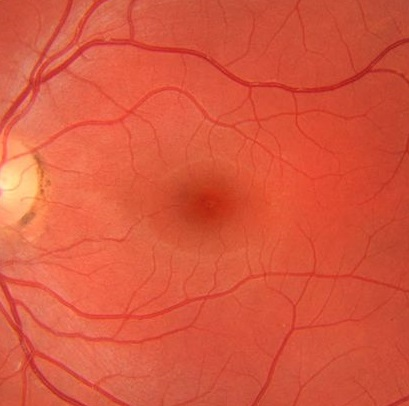
#> input picture tests/_good.jpg, 409 x 406 px; its folder holds only this picture in this run
$ python -i basic.py   (imports and definitions only)   (older library calls are emulated)
#> lines starting #> are read from the running program, lines starting #| are printed output that depends on the picture
# -*- coding: utf-8 -*-
"""
    This module contains simple array operation methods
"""

import cv2
import numpy as np
try:
    from skimage.util import view_as_windows, view_as_blocks
except ImportError:
    from numpy.lib.stride_tricks import as_strided as _ast

    # [539 lines left out: functions view_as_blocks, view_as_windows, axesIntercept, matrixIntercept, centerSM, invertSM and 13 more, not called in this run]

# STITCH


def getdataVH(array, ypad=0, xpad=0, bgrcolor=None, alfa=None):
    """
    Get data from array according to padding (Helper function for :func:`padVH`).

    :param array: list of arrays to get data
    :param ypad: how much to pad in y axis
    :param xpad: how much to pad in x axis
    :return: matrix_shapes, grid_div, row_grid, row_gridpad, globalgrid
    """
    # array = [V1,..,VN] donde VN = [H1,..,HM]
    matrix_shapes = []  # get image shapes
    grid_div = []  # get grid divisions
    row_grid = []  # get grid pixel dimensions
    row_gridpad = []  # get grid pixel dimensions with pad
    gy, gx, gc = 0, 0, 0  # for global shape
    for i in range(len(array)):  # rows
        matrix_shapes.append([])
        grid_div.append((1, len(array[i])))
        row_grid.append([])
        row_gridpad.append([])
        x = 0
        xp = 0
        for j in range(len(array[i])):  # columns
            if not isnumpy(array[i][j]):
                array[i][j] = padVH(array[i], ypad, xpad, bgrcolor, alfa)[0]
            if len(array[i][j].shape) > 2:  # if more than 1 channel
                matrix_shapes[i].append(array[i][j].shape)
            else:  # if 1 channel
                matrix_shapes[i].append(
                    (array[i][j].shape[0], array[i][j].shape[1]))
            x += matrix_shapes[i][j][1]  # add x
            xp += xpad * 2  # add xpad
        # get max column dimensions of row
        yxc = np.max(matrix_shapes[i], axis=0)
        if len(yxc) > 2:
            row_grid[i] = (yxc[0], x, yxc[2])  # assign row dimension
            # assign row dimension with pad
            row_gridpad[i] = (yxc[0] + ypad * 2, x + xp, yxc[2])
            if yxc[2] > gc:
                gc = yxc[2]
        else:
            row_grid[i] = (yxc[0], x)  # assign row dimension
            # assign row dimension with pad
            row_gridpad[i] = (yxc[0] + ypad * 2, x + xp)
        gy += row_gridpad[i][0]  # add y with ypad
        if x > gx:
            gx = x
    if gc > 0:
        globalgrid = (gy, gx, gc)  # assign global dimension of grid with pad
    else:
        globalgrid = (gy, gx)  # assign global dimension of grid with pad
    return matrix_shapes, grid_div, row_grid, row_gridpad, globalgrid


# [180 lines left out: functions makeVis, padVH, findContours, anorm2, anorm, relativeVectors and 3 more, not called in this run]


def unit_vector(vector):
    """ Returns the unit vector of the vector.  """
    return vector / np.linalg.norm(vector)


# [471 lines left out: functions angle, angle2D, entroyTest, transformPoint, transformPoints, getTransformedCorners and 13 more, not called in this run]


polygonArea = polygonArea_calcule


# [122 lines left out: functions normalize, normalize2, rescale, normalizeCustom, relativeQuadrants, vectorsQuadrants and 2 more, not called in this run]


def isnumpy(arr):
    """
    Test whether an object is a numpy array.

    :param arr:
    :return: True if numpy array, else false.
    """
    return type(arr).__module__ == np.__name__


# [271 lines left out: functions instability_bf, get_x_space, histogram, find_near, findminima, findmaxima and 4 more, not called in this run]

>>> import cv2
>>> picture = cv2.imread('../../../tests/_good.jpg', cv2.IMREAD_GRAYSCALE)
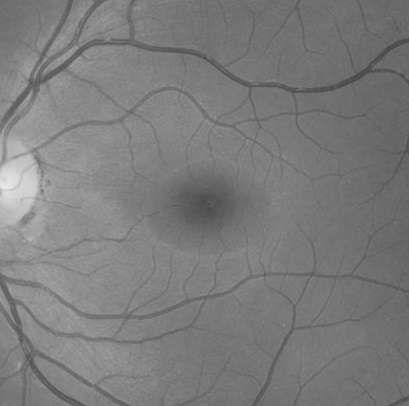
#> picture: shape (406, 409); min 65, max 234, mean 123.6
>>> result = getdataVH(picture)
#> the loop in getdataVH, `for i in range(len(array)):` made 1 pass
#> after the loop in getdataVH, `for i in range(len(array)):`: gc = 0; grid_div = [(1, 409)]; gx = 0; matrix_shapes = [[]]
#> (the run stopped early here; a loop or call above may not have finished)

$ run again, on tests/_restored_im1_1.jpg
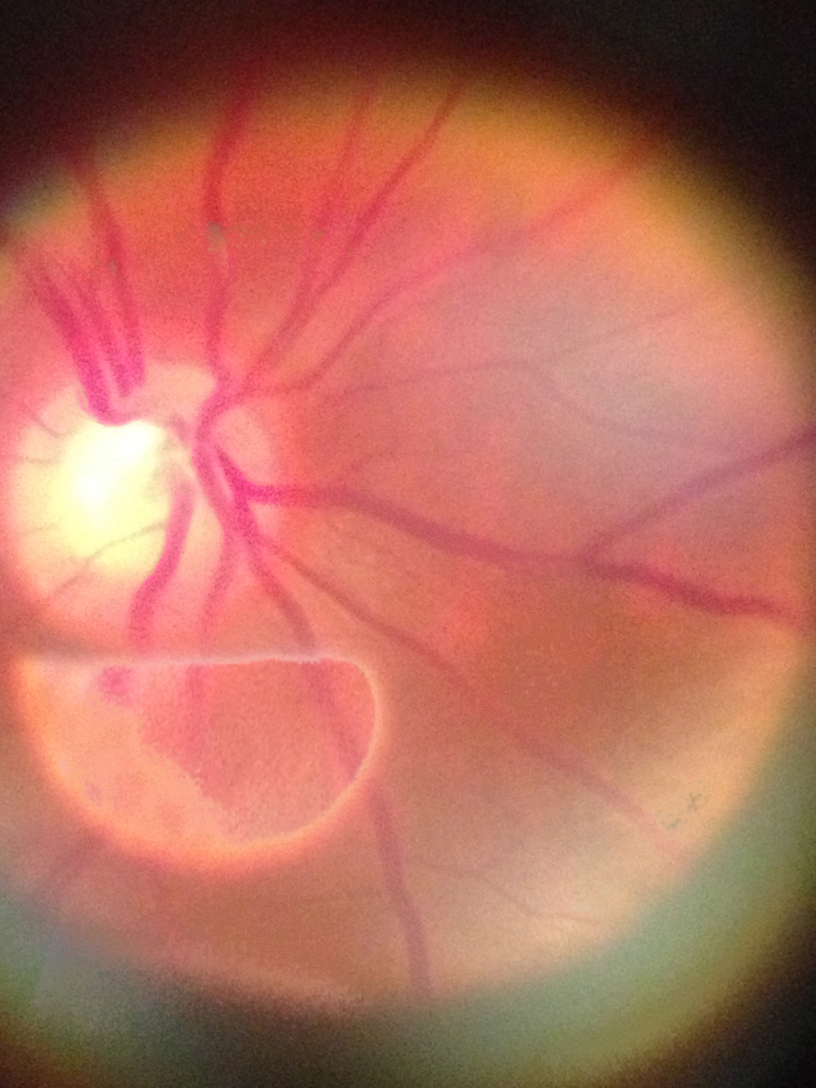
#> input picture tests/_restored_im1_1.jpg, 2448 x 3264 px (shown at 1/3 size)
#> `picture = cv2.imread('../../../tests/_good.jpg', cv2.IMREAD_GRAYSCALE)`:
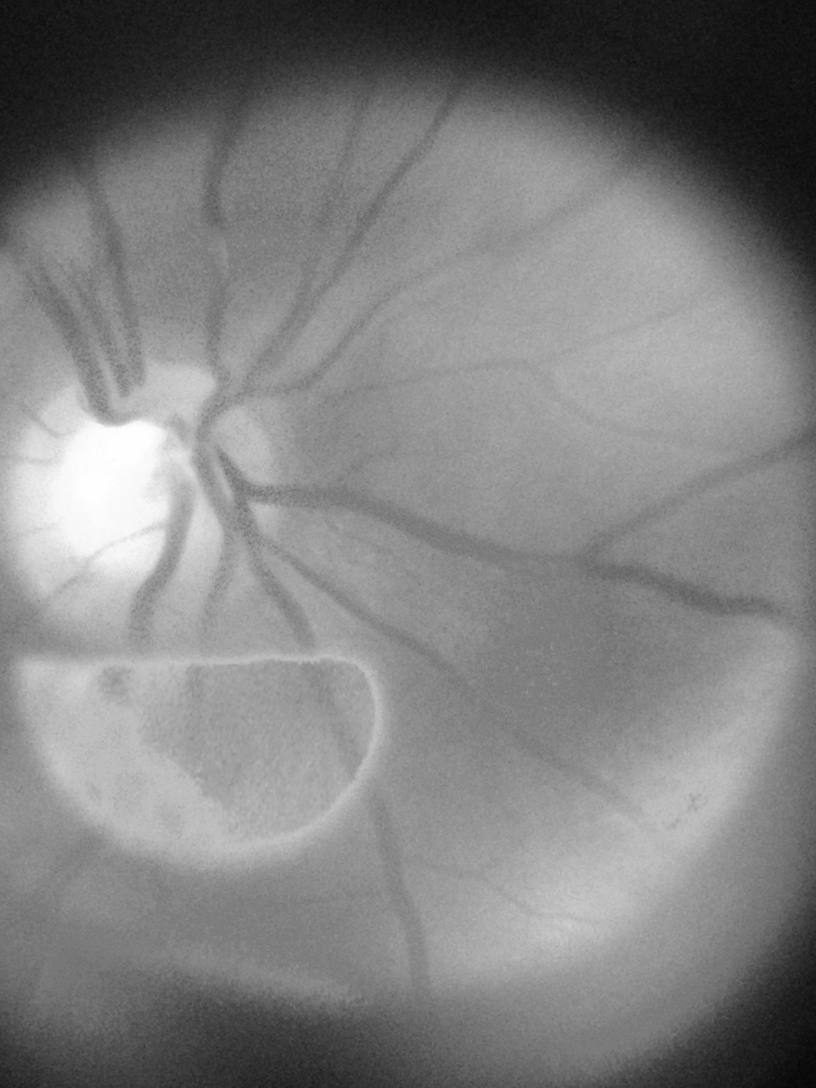
#> picture: shape (3264, 2448) (shown at 1/3 size); min 5, max 255, mean 128.7
#> the loop in getdataVH, `for i in range(len(array)):` made 1 pass
#> after the loop in getdataVH, `for i in range(len(array)):`: gc = 0; grid_div = [(1, 2448)]; gx = 0; matrix_shapes = [[]]
